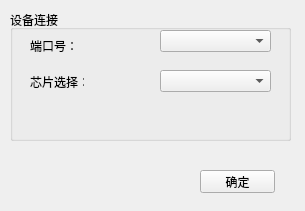
<?xml version="1.0" encoding="UTF-8"?>
<ui version="4.0">
 <class>Form</class>
 <widget class="QWidget" name="Form">
  <property name="geometry">
   <rect>
    <x>0</x>
    <y>0</y>
    <width>305</width>
    <height>211</height>
   </rect>
  </property>
  <property name="windowTitle">
   <string>设备连接</string>
  </property>
  <widget class="QGroupBox" name="groupBox">
   <property name="geometry">
    <rect>
     <x>10</x>
     <y>10</y>
     <width>281</width>
     <height>131</height>
    </rect>
   </property>
   <property name="title">
    <string>设备连接</string>
   </property>
   <widget class="QLabel" name="label">
    <property name="geometry">
     <rect>
      <x>20</x>
      <y>30</y>
      <width>54</width>
      <height>12</height>
     </rect>
    </property>
    <property name="text">
     <string>端口号：</string>
    </property>
   </widget>
   <widget class="QComboBox" name="comboBox">
    <property name="geometry">
     <rect>
      <x>150</x>
      <y>20</y>
      <width>111</width>
      <height>22</height>
     </rect>
    </property>
   </widget>
   <widget class="QLabel" name="label_2">
    <property name="geometry">
     <rect>
      <x>20</x>
      <y>62</y>
      <width>54</width>
      <height>20</height>
     </rect>
    </property>
    <property name="text">
     <string>芯片选择：</string>
    </property>
   </widget>
   <widget class="QComboBox" name="comboBox_2">
    <property name="geometry">
     <rect>
      <x>150</x>
      <y>60</y>
      <width>111</width>
      <height>22</height>
     </rect>
    </property>
   </widget>
  </widget>
  <widget class="QPushButton" name="pushButton">
   <property name="geometry">
    <rect>
     <x>200</x>
     <y>170</y>
     <width>75</width>
     <height>23</height>
    </rect>
   </property>
   <property name="text">
    <string>确定</string>
   </property>
  </widget>
 </widget>
 <resources/>
 <connections/>
</ui>
